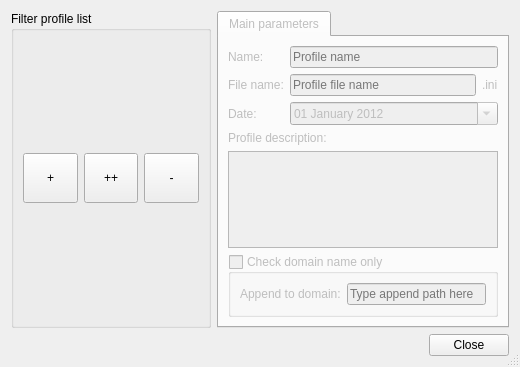
<?xml version="1.0" encoding="UTF-8"?>
<ui version="4.0">
 <class>FindProfileEditor</class>
 <widget class="QDialog" name="FindProfileEditor">
  <property name="geometry">
   <rect>
    <x>0</x>
    <y>0</y>
    <width>520</width>
    <height>367</height>
   </rect>
  </property>
  <property name="minimumSize">
   <size>
    <width>0</width>
    <height>0</height>
   </size>
  </property>
  <property name="maximumSize">
   <size>
    <width>16777215</width>
    <height>16777215</height>
   </size>
  </property>
  <property name="windowTitle">
   <string>Filter profiles</string>
  </property>
  <property name="windowIcon">
   <iconset resource="MainResource.qrc">
    <normaloff>:/Main/filter.png</normaloff>:/Main/filter.png</iconset>
  </property>
  <property name="sizeGripEnabled">
   <bool>true</bool>
  </property>
  <layout class="QVBoxLayout" name="verticalLayout_3">
   <item>
    <layout class="QHBoxLayout" name="horizontalLayout_3">
     <item>
      <widget class="QGroupBox" name="groupSearshEngineProfile">
       <property name="sizePolicy">
        <sizepolicy hsizetype="Preferred" vsizetype="Preferred">
         <horstretch>200</horstretch>
         <verstretch>0</verstretch>
        </sizepolicy>
       </property>
       <property name="minimumSize">
        <size>
         <width>200</width>
         <height>0</height>
        </size>
       </property>
       <property name="maximumSize">
        <size>
         <width>200</width>
         <height>16777215</height>
        </size>
       </property>
       <property name="title">
        <string>Filter profile list</string>
       </property>
       <layout class="QVBoxLayout" name="verticalLayout_2">
        <item>
         <layout class="QHBoxLayout" name="mainLayout">
          <item>
           <widget class="QToolButton" name="toolButtonAdd">
            <property name="sizePolicy">
             <sizepolicy hsizetype="Expanding" vsizetype="Fixed">
              <horstretch>0</horstretch>
              <verstretch>0</verstretch>
             </sizepolicy>
            </property>
            <property name="minimumSize">
             <size>
              <width>0</width>
              <height>50</height>
             </size>
            </property>
            <property name="maximumSize">
             <size>
              <width>16777215</width>
              <height>50</height>
             </size>
            </property>
            <property name="toolTip">
             <string>Add new profile</string>
            </property>
            <property name="text">
             <string>+</string>
            </property>
            <property name="icon">
             <iconset resource="MainResource.qrc">
              <normaloff>:/Main/FindEngineProfileAdd.png</normaloff>:/Main/FindEngineProfileAdd.png</iconset>
            </property>
            <property name="iconSize">
             <size>
              <width>36</width>
              <height>36</height>
             </size>
            </property>
           </widget>
          </item>
          <item>
           <widget class="QToolButton" name="toolButtonAddCopy">
            <property name="sizePolicy">
             <sizepolicy hsizetype="Expanding" vsizetype="Fixed">
              <horstretch>0</horstretch>
              <verstretch>0</verstretch>
             </sizepolicy>
            </property>
            <property name="minimumSize">
             <size>
              <width>0</width>
              <height>50</height>
             </size>
            </property>
            <property name="maximumSize">
             <size>
              <width>16777215</width>
              <height>50</height>
             </size>
            </property>
            <property name="toolTip">
             <string>&lt;!DOCTYPE HTML PUBLIC &quot;-//W3C//DTD HTML 4.0//EN&quot; &quot;http://www.w3.org/TR/REC-html40/strict.dtd&quot;&gt;
&lt;html&gt;&lt;head&gt;&lt;meta name=&quot;qrichtext&quot; content=&quot;1&quot; /&gt;&lt;style type=&quot;text/css&quot;&gt;
p, li { white-space: pre-wrap; }
&lt;/style&gt;&lt;/head&gt;&lt;body style=&quot; font-family:'MS Shell Dlg 2'; font-size:8.25pt; font-weight:400; font-style:normal;&quot;&gt;
&lt;p style=&quot; margin-top:0px; margin-bottom:0px; margin-left:0px; margin-right:0px; -qt-block-indent:0; text-indent:0px;&quot;&gt;&lt;a name=&quot;result_box&quot;&gt;&lt;/a&gt;Add a new profile by copying the current&lt;/p&gt;&lt;/body&gt;&lt;/html&gt;</string>
            </property>
            <property name="text">
             <string>++</string>
            </property>
            <property name="icon">
             <iconset resource="MainResource.qrc">
              <normaloff>:/Main/FindEngineProfileCopy.png</normaloff>:/Main/FindEngineProfileCopy.png</iconset>
            </property>
            <property name="iconSize">
             <size>
              <width>36</width>
              <height>36</height>
             </size>
            </property>
           </widget>
          </item>
          <item>
           <widget class="QToolButton" name="toolButtonRemove">
            <property name="sizePolicy">
             <sizepolicy hsizetype="Expanding" vsizetype="Fixed">
              <horstretch>0</horstretch>
              <verstretch>0</verstretch>
             </sizepolicy>
            </property>
            <property name="minimumSize">
             <size>
              <width>0</width>
              <height>50</height>
             </size>
            </property>
            <property name="maximumSize">
             <size>
              <width>16777215</width>
              <height>50</height>
             </size>
            </property>
            <property name="toolTip">
             <string>Delete profile</string>
            </property>
            <property name="text">
             <string>-</string>
            </property>
            <property name="icon">
             <iconset resource="MainResource.qrc">
              <normaloff>:/Main/FindEngineProfileDel.png</normaloff>:/Main/FindEngineProfileDel.png</iconset>
            </property>
            <property name="iconSize">
             <size>
              <width>36</width>
              <height>36</height>
             </size>
            </property>
           </widget>
          </item>
         </layout>
        </item>
       </layout>
      </widget>
     </item>
     <item>
      <widget class="QTabWidget" name="tabWidget">
       <property name="enabled">
        <bool>false</bool>
       </property>
       <property name="tabShape">
        <enum>QTabWidget::Rounded</enum>
       </property>
       <property name="currentIndex">
        <number>0</number>
       </property>
       <property name="elideMode">
        <enum>Qt::ElideNone</enum>
       </property>
       <property name="documentMode">
        <bool>false</bool>
       </property>
       <property name="tabsClosable">
        <bool>false</bool>
       </property>
       <property name="movable">
        <bool>false</bool>
       </property>
       <widget class="QWidget" name="tab">
        <attribute name="title">
         <string>Main parameters</string>
        </attribute>
        <layout class="QVBoxLayout" name="verticalLayout">
         <item>
          <layout class="QFormLayout" name="formLayout">
           <item row="0" column="0">
            <widget class="QLabel" name="labelName">
             <property name="text">
              <string>Name:</string>
             </property>
            </widget>
           </item>
           <item row="0" column="1">
            <widget class="QLineEdit" name="Name">
             <property name="toolTip">
              <string>&lt;!DOCTYPE HTML PUBLIC &quot;-//W3C//DTD HTML 4.0//EN&quot; &quot;http://www.w3.org/TR/REC-html40/strict.dtd&quot;&gt;
&lt;html&gt;&lt;head&gt;&lt;meta name=&quot;qrichtext&quot; content=&quot;1&quot; /&gt;&lt;style type=&quot;text/css&quot;&gt;
p, li { white-space: pre-wrap; }
&lt;/style&gt;&lt;/head&gt;&lt;body style=&quot; font-family:'MS Shell Dlg 2'; font-size:8.25pt; font-weight:400; font-style:normal;&quot;&gt;
&lt;p style=&quot; margin-top:0px; margin-bottom:0px; margin-left:0px; margin-right:0px; -qt-block-indent:0; text-indent:0px;&quot;&gt;&lt;span style=&quot; font-size:8pt;&quot;&gt;The name of the profile. Appears in the list on the left. &lt;/span&gt;&lt;span style=&quot; font-size:8pt; font-weight:600;&quot;&gt;The name must be unique!&lt;/span&gt;&lt;/p&gt;&lt;/body&gt;&lt;/html&gt;</string>
             </property>
             <property name="statusTip">
              <string/>
             </property>
             <property name="whatsThis">
              <string/>
             </property>
             <property name="placeholderText">
              <string>Profile name</string>
             </property>
            </widget>
           </item>
           <item row="1" column="0">
            <widget class="QLabel" name="labelFileName">
             <property name="text">
              <string>File name:</string>
             </property>
            </widget>
           </item>
           <item row="1" column="1">
            <layout class="QHBoxLayout" name="horizontalLayout">
             <item>
              <widget class="QLineEdit" name="FileName">
               <property name="toolTip">
                <string>&lt;!DOCTYPE HTML PUBLIC &quot;-//W3C//DTD HTML 4.0//EN&quot; &quot;http://www.w3.org/TR/REC-html40/strict.dtd&quot;&gt;
&lt;html&gt;&lt;head&gt;&lt;meta name=&quot;qrichtext&quot; content=&quot;1&quot; /&gt;&lt;style type=&quot;text/css&quot;&gt;
p, li { white-space: pre-wrap; }
&lt;/style&gt;&lt;/head&gt;&lt;body style=&quot; font-family:'MS Shell Dlg 2'; font-size:8.25pt; font-weight:400; font-style:normal;&quot;&gt;
&lt;p style=&quot; margin-top:0px; margin-bottom:0px; margin-left:0px; margin-right:0px; -qt-block-indent:0; text-indent:0px;&quot;&gt;&lt;span style=&quot; font-size:8pt;&quot;&gt;The filename of profile. &lt;/span&gt;&lt;span style=&quot; font-size:8pt; font-weight:600;&quot;&gt;Filename must be unique!&lt;/span&gt;&lt;/p&gt;&lt;/body&gt;&lt;/html&gt;</string>
               </property>
               <property name="statusTip">
                <string/>
               </property>
               <property name="whatsThis">
                <string/>
               </property>
               <property name="placeholderText">
                <string>Profile file name</string>
               </property>
              </widget>
             </item>
             <item>
              <widget class="QLabel" name="labelini">
               <property name="text">
                <string>.ini</string>
               </property>
              </widget>
             </item>
            </layout>
           </item>
           <item row="2" column="1">
            <widget class="QDateEdit" name="Date">
             <property name="toolTip">
              <string>Specify profile date here</string>
             </property>
             <property name="wrapping">
              <bool>false</bool>
             </property>
             <property name="buttonSymbols">
              <enum>QAbstractSpinBox::UpDownArrows</enum>
             </property>
             <property name="date">
              <date>
               <year>2012</year>
               <month>1</month>
               <day>1</day>
              </date>
             </property>
             <property name="time">
              <time>
               <hour>0</hour>
               <minute>0</minute>
               <second>0</second>
              </time>
             </property>
             <property name="displayFormat">
              <string>dd MMMM yyyy</string>
             </property>
             <property name="calendarPopup">
              <bool>true</bool>
             </property>
            </widget>
           </item>
           <item row="2" column="0">
            <widget class="QLabel" name="labelDate">
             <property name="text">
              <string>Date:</string>
             </property>
            </widget>
           </item>
          </layout>
         </item>
         <item>
          <widget class="QLabel" name="labelDescription">
           <property name="text">
            <string>Profile description:</string>
           </property>
          </widget>
         </item>
         <item>
          <widget class="QTextEdit" name="Description">
           <property name="toolTip">
            <string>&lt;!DOCTYPE HTML PUBLIC &quot;-//W3C//DTD HTML 4.0//EN&quot; &quot;http://www.w3.org/TR/REC-html40/strict.dtd&quot;&gt;
&lt;html&gt;&lt;head&gt;&lt;meta name=&quot;qrichtext&quot; content=&quot;1&quot; /&gt;&lt;style type=&quot;text/css&quot;&gt;
p, li { white-space: pre-wrap; }
&lt;/style&gt;&lt;/head&gt;&lt;body style=&quot; font-family:'MS Shell Dlg 2'; font-size:8.25pt; font-weight:400; font-style:normal;&quot;&gt;
&lt;p style=&quot; margin-top:0px; margin-bottom:0px; margin-left:0px; margin-right:0px; -qt-block-indent:0; text-indent:0px;&quot;&gt;&lt;span style=&quot; font-size:8pt;&quot;&gt;Detail profile description&lt;/span&gt;&lt;/p&gt;&lt;/body&gt;&lt;/html&gt;</string>
           </property>
          </widget>
         </item>
         <item>
          <widget class="QGroupBox" name="CheckSpecificURL">
           <property name="toolTip">
            <string>&lt;!DOCTYPE HTML PUBLIC &quot;-//W3C//DTD HTML 4.0//EN&quot; &quot;http://www.w3.org/TR/REC-html40/strict.dtd&quot;&gt;
&lt;html&gt;&lt;head&gt;&lt;meta name=&quot;qrichtext&quot; content=&quot;1&quot; /&gt;&lt;style type=&quot;text/css&quot;&gt;
p, li { white-space: pre-wrap; }
&lt;/style&gt;&lt;/head&gt;&lt;body style=&quot; font-family:'MS Shell Dlg 2'; font-size:8.25pt; font-weight:400; font-style:normal;&quot;&gt;
&lt;p style=&quot; margin-top:0px; margin-bottom:0px; margin-left:0px; margin-right:0px; -qt-block-indent:0; text-indent:0px;&quot;&gt;&lt;a name=&quot;result_box&quot;&gt;&lt;/a&gt;&lt;span style=&quot; font-size:8pt;&quot;&gt;A&lt;/span&gt;&lt;span style=&quot; font-size:8pt;&quot;&gt;ll found links (not domains) amenable to filtration. If you want to succumb to filter the domain name or other page of the site, you should check the &amp;quot;Check domain name only&amp;quot;, and in the input field specify the path to specific page. &lt;/span&gt;&lt;a name=&quot;result_box&quot;&gt;&lt;/a&gt;&lt;span style=&quot; font-size:8pt;&quot;&gt;I&lt;/span&gt;&lt;span style=&quot; font-size:8pt;&quot;&gt;f you leave this field empty, the domain name will succumb to a filter.&lt;/span&gt;&lt;/p&gt;
&lt;p style=&quot;-qt-paragraph-type:empty; margin-top:0px; margin-bottom:0px; margin-left:0px; margin-right:0px; -qt-block-indent:0; text-indent:0px; font-size:8pt;&quot;&gt;&lt;/p&gt;
&lt;p style=&quot; margin-top:0px; margin-bottom:0px; margin-left:0px; margin-right:0px; -qt-block-indent:0; text-indent:0px;&quot;&gt;&lt;span style=&quot; font-size:8pt;&quot;&gt;For example:&lt;/span&gt;&lt;/p&gt;
&lt;p style=&quot; margin-top:0px; margin-bottom:0px; margin-left:0px; margin-right:0px; -qt-block-indent:0; text-indent:0px;&quot;&gt;&lt;span style=&quot; font-size:8pt;&quot;&gt;1. &lt;/span&gt;&lt;span style=&quot; font-size:8pt; text-decoration: underline;&quot;&gt;&amp;quot;&lt;/span&gt;&lt;span style=&quot; font-size:8pt; text-decoration: underline;&quot;&gt;Check domain name only&lt;/span&gt;&lt;span style=&quot; font-size:8pt; text-decoration: underline;&quot;&gt;&amp;quot; is not checked:&lt;/span&gt;&lt;/p&gt;
&lt;p style=&quot; margin-top:0px; margin-bottom:0px; margin-left:0px; margin-right:0px; -qt-block-indent:0; text-indent:0px;&quot;&gt;&lt;span style=&quot; font-size:8pt;&quot;&gt; - Will be filtered searshed page:&lt;/span&gt;&lt;/p&gt;
&lt;p style=&quot; margin-top:0px; margin-bottom:0px; margin-left:0px; margin-right:0px; -qt-block-indent:0; text-indent:0px;&quot;&gt;&lt;span style=&quot; font-size:8pt; font-weight:600;&quot;&gt;   http://mysite.com/item985.html/?a=0&lt;/span&gt;&lt;/p&gt;
&lt;p style=&quot; margin-top:0px; margin-bottom:0px; margin-left:0px; margin-right:0px; -qt-block-indent:0; text-indent:0px;&quot;&gt;&lt;span style=&quot; font-size:8pt;&quot;&gt;2. &lt;/span&gt;&lt;span style=&quot; font-size:8pt; text-decoration: underline;&quot;&gt;&amp;quot;&lt;/span&gt;&lt;span style=&quot; font-size:8pt; text-decoration: underline;&quot;&gt;Check domain name only&lt;/span&gt;&lt;span style=&quot; font-size:8pt; text-decoration: underline;&quot;&gt;&amp;quot; is checked and field is empty:&lt;/span&gt;&lt;/p&gt;
&lt;p style=&quot; margin-top:0px; margin-bottom:0px; margin-left:0px; margin-right:0px; -qt-block-indent:0; text-indent:0px;&quot;&gt;&lt;span style=&quot; font-size:8pt;&quot;&gt; - Will be filtered main page of domain.&lt;/span&gt;&lt;/p&gt;
&lt;p style=&quot; margin-top:0px; margin-bottom:0px; margin-left:0px; margin-right:0px; -qt-block-indent:0; text-indent:0px;&quot;&gt;&lt;span style=&quot; font-size:8pt; font-weight:600;&quot;&gt;   http://mysite.com&lt;/span&gt;&lt;/p&gt;
&lt;p style=&quot; margin-top:0px; margin-bottom:0px; margin-left:0px; margin-right:0px; -qt-block-indent:0; text-indent:0px;&quot;&gt;&lt;span style=&quot; font-size:8pt;&quot;&gt;3. &lt;/span&gt;&lt;span style=&quot; font-size:8pt; text-decoration: underline;&quot;&gt;&amp;quot;&lt;/span&gt;&lt;span style=&quot; font-size:8pt; text-decoration: underline;&quot;&gt;Check domain name only&lt;/span&gt;&lt;span style=&quot; font-size:8pt; text-decoration: underline;&quot;&gt;&amp;quot; is checked and field contains &amp;quot;/main/&amp;quot;:&lt;/span&gt;&lt;/p&gt;
&lt;p style=&quot; margin-top:0px; margin-bottom:0px; margin-left:0px; margin-right:0px; -qt-block-indent:0; text-indent:0px;&quot;&gt;&lt;span style=&quot; font-size:8pt;&quot;&gt; - Will be filtered specific internal page &amp;quot;main&amp;quot;:&lt;/span&gt;&lt;/p&gt;
&lt;p style=&quot; margin-top:0px; margin-bottom:0px; margin-left:0px; margin-right:0px; -qt-block-indent:0; text-indent:0px;&quot;&gt;&lt;span style=&quot; font-size:8pt; font-weight:600;&quot;&gt;   http://mysite.com/main/&lt;/span&gt;&lt;/p&gt;
&lt;p style=&quot;-qt-paragraph-type:empty; margin-top:0px; margin-bottom:0px; margin-left:0px; margin-right:0px; -qt-block-indent:0; text-indent:0px; font-size:8pt;&quot;&gt;&lt;/p&gt;&lt;/body&gt;&lt;/html&gt;</string>
           </property>
           <property name="title">
            <string>Check domain name only</string>
           </property>
           <property name="checkable">
            <bool>true</bool>
           </property>
           <property name="checked">
            <bool>false</bool>
           </property>
           <layout class="QFormLayout" name="formLayout_2">
            <item row="0" column="0">
             <widget class="QLabel" name="labelSearshTextPar">
              <property name="text">
               <string>Append to domain:</string>
              </property>
             </widget>
            </item>
            <item row="0" column="1">
             <widget class="QLineEdit" name="SpecificURL">
              <property name="toolTip">
               <string>&lt;!DOCTYPE HTML PUBLIC &quot;-//W3C//DTD HTML 4.0//EN&quot; &quot;http://www.w3.org/TR/REC-html40/strict.dtd&quot;&gt;
&lt;html&gt;&lt;head&gt;&lt;meta name=&quot;qrichtext&quot; content=&quot;1&quot; /&gt;&lt;style type=&quot;text/css&quot;&gt;
p, li { white-space: pre-wrap; }
&lt;/style&gt;&lt;/head&gt;&lt;body style=&quot; font-family:'MS Shell Dlg 2'; font-size:8.25pt; font-weight:400; font-style:normal;&quot;&gt;
&lt;p style=&quot; margin-top:0px; margin-bottom:0px; margin-left:0px; margin-right:0px; -qt-block-indent:0; text-indent:0px;&quot;&gt;&lt;span style=&quot; font-size:8pt;&quot;&gt;Type here a path that will append to the domain.&lt;/span&gt;&lt;/p&gt;
&lt;p style=&quot; margin-top:0px; margin-bottom:0px; margin-left:0px; margin-right:0px; -qt-block-indent:0; text-indent:0px;&quot;&gt;&lt;span style=&quot; font-size:8pt;&quot;&gt;For example: &lt;/span&gt;&lt;span style=&quot; font-size:8pt; font-weight:600;&quot;&gt;/auth/input?login=yes&lt;/span&gt;&lt;/p&gt;
&lt;p style=&quot; margin-top:0px; margin-bottom:0px; margin-left:0px; margin-right:0px; -qt-block-indent:0; text-indent:0px;&quot;&gt;&lt;span style=&quot; font-size:8pt;&quot;&gt;In this case, every checking site checks for&lt;/span&gt;&lt;/p&gt;
&lt;p style=&quot; margin-top:0px; margin-bottom:0px; margin-left:0px; margin-right:0px; -qt-block-indent:0; text-indent:0px;&quot;&gt;&lt;span style=&quot; font-size:8pt; font-weight:600;&quot;&gt;http://mysite&lt;/span&gt;&lt;span style=&quot; font-size:8pt; font-weight:600; text-decoration: underline;&quot;&gt;/auth/input?login=yes&lt;/span&gt;&lt;span style=&quot; font-size:8pt;&quot;&gt; &lt;/span&gt;&lt;/p&gt;
&lt;p style=&quot; margin-top:0px; margin-bottom:0px; margin-left:0px; margin-right:0px; -qt-block-indent:0; text-indent:0px;&quot;&gt;&lt;a name=&quot;result_box&quot;&gt;&lt;/a&gt;Caution! Append to domain text must start from &amp;quot;&lt;span style=&quot; font-weight:600;&quot;&gt;/&lt;/span&gt;&amp;quot;.&lt;/p&gt;&lt;/body&gt;&lt;/html&gt;</string>
              </property>
              <property name="placeholderText">
               <string>Type append path here</string>
              </property>
             </widget>
            </item>
           </layout>
          </widget>
         </item>
        </layout>
       </widget>
      </widget>
     </item>
    </layout>
   </item>
   <item>
    <layout class="QHBoxLayout" name="horizontalLayout_4">
     <item>
      <spacer name="horizontalSpacer">
       <property name="orientation">
        <enum>Qt::Horizontal</enum>
       </property>
       <property name="sizeHint" stdset="0">
        <size>
         <width>40</width>
         <height>20</height>
        </size>
       </property>
      </spacer>
     </item>
     <item>
      <widget class="QPushButton" name="closeButton">
       <property name="toolTip">
        <string>Close editor</string>
       </property>
       <property name="text">
        <string>Close</string>
       </property>
       <property name="icon">
        <iconset resource="MainResource.qrc">
         <normaloff>:/Main/dialog-ok-apply.png</normaloff>:/Main/dialog-ok-apply.png</iconset>
       </property>
       <property name="iconSize">
        <size>
         <width>32</width>
         <height>32</height>
        </size>
       </property>
       <property name="autoDefault">
        <bool>false</bool>
       </property>
      </widget>
     </item>
    </layout>
   </item>
  </layout>
 </widget>
 <resources>
  <include location="MainResource.qrc"/>
 </resources>
 <connections/>
</ui>
